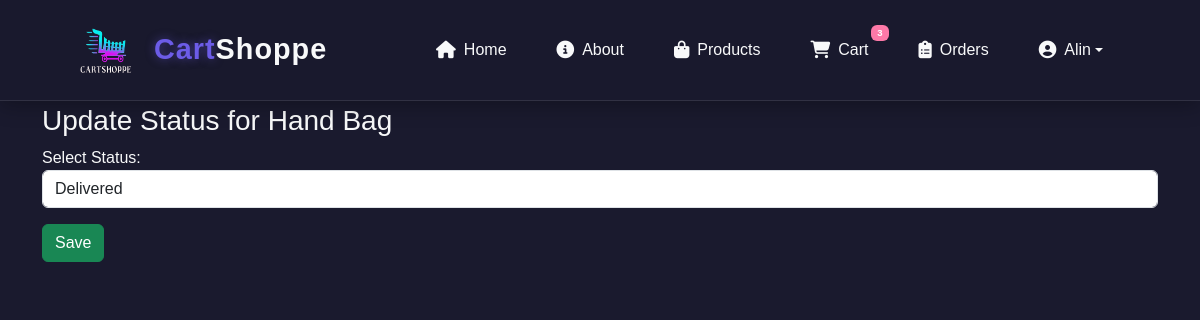
/update-status/39/ (signed in), run on the app's committed database.
### myproject/myapp/models.py (models this page shows, shortened)
class Register(AbstractUser):
    usertype=models.CharField(max_length=10,null=True)
    contact = models.CharField(max_length=10, null=True)

class Order(models.Model):
    user = models.ForeignKey(settings.AUTH_USER_MODEL, on_delete=models.CASCADE,null=True)
    product = models.ForeignKey('Product', on_delete=models.CASCADE,null=True)
    quantity = models.PositiveIntegerField(default=1,null=True)
    address = models.TextField()
    ordered_at = models.DateTimeField(auto_now_add=True,null=True)
    status = models.CharField(max_length=20, choices=ORDER_STATUS_CHOICES, default='Placed')
    product = models.ForeignKey('Product', on_delete=models.CASCADE, related_name='orders', null=True)
    feedback = models.TextField(blank=True, null=True)
    rating = models.PositiveIntegerField(blank=True, null=True)
    feedback_at = models.DateTimeField(blank=True, null=True)

class Product(models.Model):
    name = models.CharField(max_length=255,null=True)
    category = models.CharField(max_length=100,null=True)
    price = models.DecimalField(max_digits=10, decimal_places=2,null=True)
    image = models.ImageField(upload_to='product_images/',null=True)

### myproject/myapp/views.py (the view)
# urls.py: path('update-status/<int:order_id>/', views.update_order_status, name='update_order_status'),
def update_order_status(request, order_id):
    order = get_object_or_404(Order, id=order_id)
    if request.method == 'POST':
        order.status = request.POST.get('status')
        order.save()
        return redirect('view_bookings')
    return render(request, 'update_status.html', {'order': order})

### myproject/myapp/templates/update_status.html (shortened to what this page needs)
{% include 'header.html' %}
<div class="container mt-4">
  <h3>Update Status for {{ order.product.name }}</h3>
  <form method="post">
    <div class="form-group mb-3">
      <label for="status">Select Status:</label>
      <select name="status" class="form-control" id="status">
        <option value="Delivered" {% if order.status == 'Delivered' %}selected{% endif %}>Delivered</option>
      </select>
    </div>
    <button class="btn btn-success" type="submit">Save</button>
  </form>
</div>

### myproject/myapp/templates/header.html (shortened to what this page needs)
  {% load static %}
<html>
    <head>
        <link rel="stylesheet" href="https://cdnjs.cloudflare.com/ajax/libs/font-awesome/6.4.0/css/all.min.css">
        <link href="https://cdn.jsdelivr.net/npm/bootstrap@5.3.6/dist/css/bootstrap.min.css" rel="stylesheet">
    </head>
   <body>
    <header>
  <nav class="navbar navbar-expand-lg navbar-dark">
    <div class="container-fluid">
      <a class="navbar-brand" href="/1">
        <img src="{% static 'images/logo2.png' %}" alt="CartShoppe Logo">
        <span class="brand-part1">Cart</span><span class="brand-part2">Shoppe</span>
      </a>
      <div class="collapse navbar-collapse" id="mainNavbar">
        <ul class="navbar-nav ms-auto mb-2 mb-lg-0">
          {% if request.session.ut == 'admin' %}
            <li class="nav-item"><a class="nav-link {% if request.path == '/1' %}active{% endif %}" href="/1"><i class="fas fa-home"></i> Home</a></li>
            <li class="nav-item"><a class="nav-link {% if request.path == '/5' %}active{% endif %}" href="/5"><i class="fas fa-users"></i> Users</a></li>
            <li class="nav-item"><a class="nav-link {% if request.path == '/8' %}active{% endif %}" href="/8"><i class="fas fa-box-open"></i> Products</a></li>
            <li class="nav-item"><a class="nav-link {% if request.path == '/view_bookings/' %}active{% endif %}" href="{% url 'view_bookings' %}"><i class="fas fa-calendar-check"></i> Bookings</a></li>
            <li class="nav-item"><a class="nav-link {% if request.path == '/add_category/' %}active{% endif %}" href="{% url 'add_category' %}"><i class="fas fa-tags"></i> Categories</a></li>
          {% elif user.is_authenticated %}
            <li class="nav-item"><a class="nav-link {% if request.path == '/1' %}active{% endif %}" href="/1"><i class="fas fa-home"></i> Home</a></li>
            <li class="nav-item"><a class="nav-link {% if request.path == '/2' %}active{% endif %}" href="/2"><i class="fas fa-info-circle"></i> About</a></li>
            <li class="nav-item"><a class="nav-link {% if request.path == '/9' %}active{% endif %}" href="/9"><i class="fas fa-shopping-bag"></i> Products</a></li>
            <li class="nav-item position-relative"><a class="nav-link {% if request.path == '/10' %}active{% endif %}" href="/10"><i class="fas fa-shopping-cart"></i> Cart <span class="badge badge-notification">3</span></a></li>
            <li class="nav-item"><a class="nav-link {% if request.path == '/view_orders/' %}active{% endif %}" href="{% url 'view_orders' %}"><i class="fas fa-clipboard-list"></i> Orders</a></li>
          {% endif %}
        </ul>
        <ul class="navbar-nav">
          {% if user.is_authenticated and request.session.ut != 'admin' %}
            <li class="nav-item dropdown">
              <a class="nav-link dropdown-toggle" href="#" id="userDropdown" role="button" data-bs-toggle="dropdown">
                <i class="fas fa-user-circle"></i> {{ user.username }}
              </a>
            </li>
          {% elif request.session.ut == 'admin' %}
            <li class="nav-item">
              <a class="nav-link" href="{% url 'logout' %}"><i class="fas fa-sign-out-alt"></i> Logout</a>
            </li>
          {% else %}
            <li class="nav-item"><a class="nav-link {% if request.path == '/3' %}active{% endif %}" href="/3"><i class="fas fa-sign-in-alt"></i> Login</a></li>
            <li class="nav-item"><a class="nav-link {% if request.path == '/4' %}active{% endif %}" href="/4"><i class="fas fa-user-plus"></i> Register</a></li>
          {% endif %}
        </ul>
      </div>
    </div>
  </nav>
</header>

### data on the page
Register: username "Alin"
Order: product.name "Hand Bag", status "Delivered"
